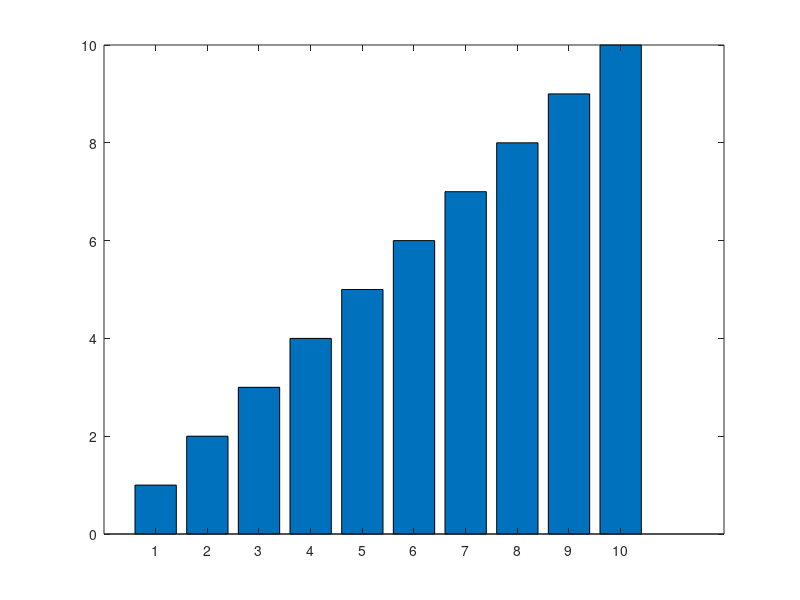

The MATLAB script that drew this image:
clc;
clear all;
close all;
w=[1,1,2,3,5,8,13,21];
t=[0,0.1,0.2,0.3,0.4,0.5,0.6,0.7];
plot(t,w);

x=linspace(0,2*pi,100);
y=sin(x);
y2=cos(x);
plot(x,y,'--',x,y2,'.');
%openfig('sine_cosine.fig');

n=1:10;
bar(n)
